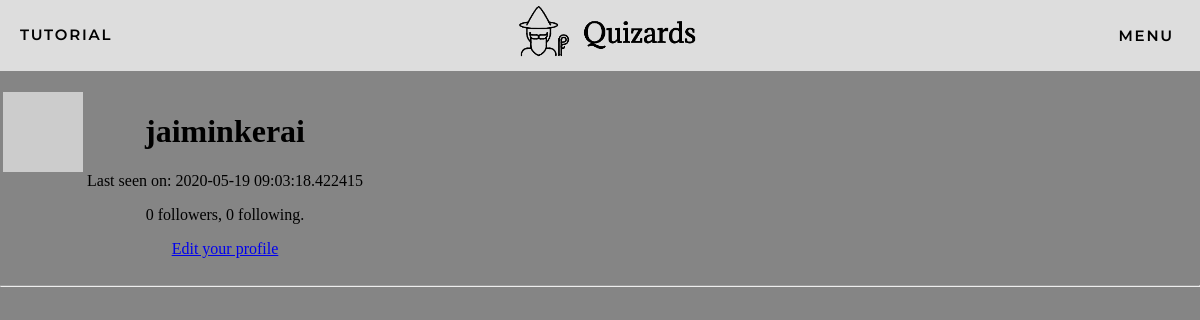
Before: /user/jaiminkerai (signed in) with the older database file.
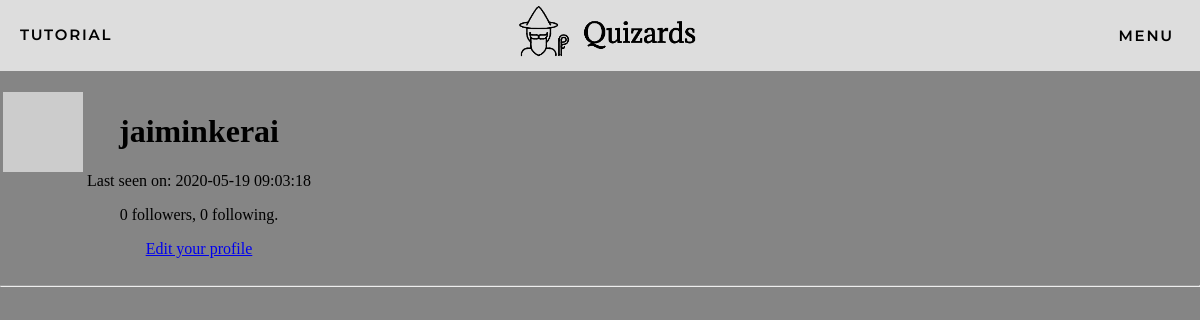
After: the same page with the newer database file.
### app/models.py (models this page shows, shortened)
class User(UserMixin, db.Model):
    id = db.Column(db.Integer, primary_key=True)
    username = db.Column(db.String(64), index=True, unique=True)
    email = db.Column(db.String(120), index=True, unique=True)
    password_hash = db.Column(db.String(128))
    posts = db.relationship('Post', backref='author', lazy='dynamic')
    authorOf = db.relationship('Quizzes', backref='author', lazy='dynamic')
    admin = db.Column(db.Boolean, unique=False, default=False)
    marksOf = db.relationship('quizMarks', backref='markOf', lazy='dynamic')
    def avatar(self, size):
        digest = md5(self.email.lower().encode('utf-8')).hexdigest()
        return 'https://www.gravatar.com/avatar/{}?d=identicon&s={}'.format(
            digest, size)
    about_me = db.Column(db.String(140))
    last_seen = db.Column(db.DateTime, default=datetime.utcnow)
    followed = db.relationship(
        'User', secondary=followers,
        primaryjoin=(followers.c.follower_id == id),
        secondaryjoin=(followers.c.followed_id == id),
        backref=db.backref('followers', lazy='dynamic'), lazy='dynamic')

### app/routes.py (the view)
@app.route('/user/<username>')
@login_required
def user(username):
    user = User.query.filter_by(username=username).first_or_404()
    page = request.args.get('page', 1, type=int)
    posts = user.posts.order_by(Post.timestamp.desc()).paginate(
        page, app.config['POSTS_PER_PAGE'], False)
    next_url = url_for('user', username=user.username, page=posts.next_num) \
        if posts.has_next else None
    prev_url = url_for('user', username=user.username, page=posts.prev_num) \
        if posts.has_prev else None
    return render_template('user.html', user=user, posts=posts.items,
                           next_url=next_url, prev_url=prev_url)

### app/models.py (called while the page is built)
@login.user_loader
def load_user(id):
    return User.query.get(int(id))

### app/routes.py (called while the page is built)
@app.before_request
def before_request():
    if current_user.is_authenticated:
        current_user.last_seen = datetime.utcnow()
        db.session.commit()

### app/templates/user.html (shortened to what this page needs)
{% extends "base.html" %}
{% block content %}
    <table>
        <tr valign="top">
            <td><img src="{{ user.avatar(128) }}"></td>
            <td>
                <h1>{{ user.username }}</h1>
                {% if user.last_seen %}<p>Last seen on: {{ user.last_seen }}</p>{% endif %}
                <p>{{ user.followers.count() }} followers, {{ user.followed.count() }} following.</p>
                {% if user == current_user %}
                <p><a href="{{ url_for('edit_profile') }}">Edit your profile</a></p>
                {% elif not current_user.is_following(user) %}
                <p><a href="{{ url_for('follow', username=user.username) }}">Follow</a></p>
                {% else %}
                <p><a href="{{ url_for('unfollow', username=user.username) }}">Unfollow</a></p>
                {% endif %}
            </td>
        </tr>
    </table>
    <hr>
{% endblock %}

### app/templates/base.html (shortened to what this page needs)
<!DOCTYPE html>
<html lang="en-US">
    <head>
        <link href="{{ url_for('static', filename='css/styles.css') }}" rel="stylesheet">
    </head>
    <body>
        <div>
                <ul class="basenav topnav">
                    {% if current_user.is_anonymous %}
                    <li class="tags"><a>tutorial</a></li>
                    <li><a href="{{ url_for('index') }}"><img class='baselogo' src="../static/css/templogo.png"></a></li>
                    <li class="tags"><a href="{{ url_for('login') }}">Sign In</a></li>
                    {% else %}
                    <li class="tags"><a>tutorial</a></li>
                    <li><a href="{{ url_for('quizzes') }}"><img class='baselogo' src="../static/css/templogo.png"></a></li>
                        <div class="dropdown">
                            <button class="dropbtn"><li class="tags"><a href="{{ url_for('quizzes') }}">Menu</a></li>
                            </button>
                        </div>
                    {% endif %}
                </ul>
        </div>
        <br>
        <div class="messages">
            {% block content %}{% endblock %}
        </div>
    </body>
</html>

### app/static/css/styles.css (style rules this page uses)
body { margin: 0; padding: 0; height: 100vh; background-color: rgb(133, 133, 133); }
.basenav { padding: 0; margin: 0; list-style: none; display: flex; background-color: #ddd; }
.topnav { justify-content: space-between; }
.tags { margin-top: 25px; margin-left: 20px; margin-right: 20px; }
.basenav a { color: black; text-decoration: solid; text-transform: uppercase; letter-spacing: 1.8px; font-family: 'Montserrat'; font-weight: 600; font-size: 15px; }
.basenav .baselogo { transform: translateX(10px); width: 300px; height: auto; }
.dropdown { float: left; overflow: hidden; transition: 0.5s ease; }
.dropdown .dropbtn { font-size: 16px; border: none; outline: none; color: white; padding-bottom: 26px; background-color: inherit; font-family: inherit; margin: 0; transition: 0.4s ease; }
.messages { text-align: center; }

Changed rows visible on the page:
changed User "jaiminkerai": last_seen "2020-05-19 09:03:18.422415" → "2020-05-19 09:03:18"
